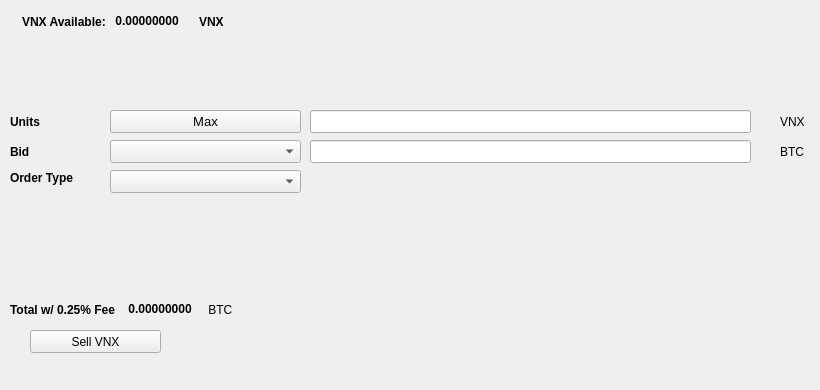
   <widget class="QWidget" name="SellTab">
    <attribute name="title">
     <string>Sell</string>
    </attribute>
    <widget class="QLabel" name="label_16">
     <property name="geometry">
      <rect>
       <x>780</x>
       <y>140</y>
       <width>31</width>
       <height>23</height>
      </rect>
     </property>
     <property name="text">
      <string>BTC</string>
     </property>
    </widget>
    <widget class="QComboBox" name="SellBidcomboBox">
     <property name="geometry">
      <rect>
       <x>110</x>
       <y>140</y>
       <width>191</width>
       <height>23</height>
      </rect>
     </property>
     <property name="font">
      <font>
       <pointsize>10</pointsize>
      </font>
     </property>
    </widget>
    <widget class="QLabel" name="label_18">
     <property name="geometry">
      <rect>
       <x>10</x>
       <y>110</y>
       <width>46</width>
       <height>23</height>
      </rect>
     </property>
     <property name="font">
      <font>
       <weight>75</weight>
       <bold>true</bold>
      </font>
     </property>
     <property name="text">
      <string>Units</string>
     </property>
    </widget>
    <widget class="QPushButton" name="Sell_Max_Amount">
     <property name="geometry">
      <rect>
       <x>110</x>
       <y>110</y>
       <width>191</width>
       <height>23</height>
      </rect>
     </property>
     <property name="font">
      <font>
       <pointsize>10</pointsize>
      </font>
     </property>
     <property name="text">
      <string>Max</string>
     </property>
    </widget>
    <widget class="QLabel" name="label_20">
     <property name="geometry">
      <rect>
       <x>10</x>
       <y>170</y>
       <width>91</width>
       <height>16</height>
      </rect>
     </property>
     <property name="font">
      <font>
       <weight>75</weight>
       <bold>true</bold>
      </font>
     </property>
     <property name="text">
      <string>Order Type</string>
     </property>
    </widget>
    <widget class="QComboBox" name="SellOrdertypeCombo">
     <property name="geometry">
      <rect>
       <x>110</x>
       <y>170</y>
       <width>191</width>
       <height>23</height>
      </rect>
     </property>
     <property name="font">
      <font>
       <pointsize>10</pointsize>
      </font>
     </property>
    </widget>
    <widget class="QLabel" name="label_21">
     <property name="geometry">
      <rect>
       <x>10</x>
       <y>140</y>
       <width>46</width>
       <height>23</height>
      </rect>
     </property>
     <property name="font">
      <font>
       <weight>75</weight>
       <bold>true</bold>
      </font>
     </property>
     <property name="text">
      <string>Bid</string>
     </property>
    </widget>
    <widget class="QLabel" name="label_22">
     <property name="geometry">
      <rect>
       <x>780</x>
       <y>110</y>
       <width>31</width>
       <height>23</height>
      </rect>
     </property>
     <property name="text">
      <string>VNX</string>
     </property>
    </widget>
    <widget class="QLineEdit" name="UnitsInputVNX">
     <property name="geometry">
      <rect>
       <x>310</x>
       <y>110</y>
       <width>441</width>
       <height>23</height>
      </rect>
     </property>
     <property name="font">
      <font>
       <pointsize>9</pointsize>
       <weight>75</weight>
       <bold>true</bold>
      </font>
     </property>
    </widget>
    <widget class="QLineEdit" name="SellBidPriceEdit">
     <property name="geometry">
      <rect>
       <x>310</x>
       <y>140</y>
       <width>441</width>
       <height>23</height>
      </rect>
     </property>
     <property name="font">
      <font>
       <pointsize>9</pointsize>
       <weight>75</weight>
       <bold>true</bold>
      </font>
     </property>
    </widget>
    <widget class="QPushButton" name="SellVNXBTN">
     <property name="geometry">
      <rect>
       <x>30</x>
       <y>330</y>
       <width>131</width>
       <height>23</height>
      </rect>
     </property>
     <property name="text">
      <string>Sell VNX</string>
     </property>
     <property name="icon">
      <iconset resource="../venox">
       <normaloff>:/icons/bitcoin</normaloff>:/icons/bitcoin</iconset>
     </property>
    </widget>
    <widget class="QWidget" name="layoutWidget3">
     <property name="geometry">
      <rect>
       <x>22</x>
       <y>12</y>
       <width>258</width>
       <height>19</height>
      </rect>
     </property>
     <layout class="QHBoxLayout" name="horizontalLayout">
      <item>
       <widget class="QLabel" name="label232_2">
        <property name="font">
         <font>
          <weight>75</weight>
          <bold>true</bold>
         </font>
        </property>
        <property name="text">
         <string>VNX Available:</string>
        </property>
       </widget>
      </item>
      <item>
       <widget class="QLabel" name="VNXAvailableLabel">
        <property name="palette">
         <palette>
          <active>
           <colorrole role="WindowText">
            <brush brushstyle="SolidPattern">
             <color alpha="255">
              <red>0</red>
              <green>0</green>
              <blue>0</blue>
             </color>
            </brush>
           </colorrole>
           <colorrole role="Button">
            <brush brushstyle="SolidPattern">
             <color alpha="255">
              <red>0</red>
              <green>170</green>
              <blue>0</blue>
             </color>
            </brush>
           </colorrole>
           <colorrole role="Light">
            <brush brushstyle="SolidPattern">
             <color alpha="255">
              <red>0</red>
              <green>255</green>
              <blue>0</blue>
             </color>
            </brush>
           </colorrole>
           <colorrole role="Midlight">
            <brush brushstyle="SolidPattern">
             <color alpha="255">
              <red>0</red>
              <green>212</green>
              <blue>0</blue>
             </color>
            </brush>
           </colorrole>
           <colorrole role="Dark">
            <brush brushstyle="SolidPattern">
             <color alpha="255">
              <red>0</red>
              <green>85</green>
              <blue>0</blue>
             </color>
            </brush>
           </colorrole>
           <colorrole role="Mid">
            <brush brushstyle="SolidPattern">
             <color alpha="255">
              <red>0</red>
              <green>113</green>
              <blue>0</blue>
             </color>
            </brush>
           </colorrole>
           <colorrole role="Text">
            <brush brushstyle="SolidPattern">
             <color alpha="255">
              <red>0</red>
              <green>170</green>
              <blue>0</blue>
             </color>
            </brush>
           </colorrole>
           <colorrole role="BrightText">
            <brush brushstyle="SolidPattern">
             <color alpha="255">
              <red>255</red>
              <green>255</green>
              <blue>255</blue>
             </color>
            </brush>
           </colorrole>
           <colorrole role="ButtonText">
            <brush brushstyle="SolidPattern">
             <color alpha="255">
              <red>0</red>
              <green>0</green>
              <blue>0</blue>
             </color>
            </brush>
           </colorrole>
           <colorrole role="Base">
            <brush brushstyle="SolidPattern">
             <color alpha="255">
              <red>255</red>
              <green>255</green>
              <blue>255</blue>
             </color>
            </brush>
           </colorrole>
           <colorrole role="Window">
            <brush brushstyle="SolidPattern">
             <color alpha="255">
              <red>0</red>
              <green>170</green>
              <blue>0</blue>
             </color>
            </brush>
           </colorrole>
           <colorrole role="Shadow">
            <brush brushstyle="SolidPattern">
             <color alpha="255">
              <red>0</red>
              <green>0</green>
              <blue>0</blue>
             </color>
            </brush>
           </colorrole>
           <colorrole role="AlternateBase">
            <brush brushstyle="SolidPattern">
             <color alpha="255">
              <red>127</red>
              <green>212</green>
              <blue>127</blue>
             </color>
            </brush>
           </colorrole>
           <colorrole role="ToolTipBase">
            <brush brushstyle="SolidPattern">
             <color alpha="255">
              <red>255</red>
              <green>255</green>
              <blue>220</blue>
             </color>
            </brush>
           </colorrole>
           <colorrole role="ToolTipText">
            <brush brushstyle="SolidPattern">
             <color alpha="255">
              <red>0</red>
              <green>0</green>
              <blue>0</blue>
             </color>
            </brush>
           </colorrole>
          </active>
          <inactive>
           <colorrole role="WindowText">
            <brush brushstyle="SolidPattern">
             <color alpha="255">
              <red>0</red>
              <green>0</green>
              <blue>0</blue>
             </color>
            </brush>
           </colorrole>
           <colorrole role="Button">
            <brush brushstyle="SolidPattern">
             <color alpha="255">
              <red>0</red>
              <green>170</green>
              <blue>0</blue>
             </color>
            </brush>
           </colorrole>
           <colorrole role="Light">
            <brush brushstyle="SolidPattern">
             <color alpha="255">
              <red>0</red>
              <green>255</green>
              <blue>0</blue>
             </color>
            </brush>
           </colorrole>
           <colorrole role="Midlight">
            <brush brushstyle="SolidPattern">
             <color alpha="255">
              <red>0</red>
              <green>212</green>
              <blue>0</blue>
             </color>
            </brush>
           </colorrole>
           <colorrole role="Dark">
            <brush brushstyle="SolidPattern">
             <color alpha="255">
              <red>0</red>
              <green>85</green>
              <blue>0</blue>
             </color>
            </brush>
           </colorrole>
           <colorrole role="Mid">
            <brush brushstyle="SolidPattern">
             <color alpha="255">
              <red>0</red>
              <green>113</green>
              <blue>0</blue>
             </color>
            </brush>
           </colorrole>
           <colorrole role="Text">
            <brush brushstyle="SolidPattern">
             <color alpha="255">
              <red>0</red>
              <green>170</green>
              <blue>0</blue>
             </color>
            </brush>
           </colorrole>
           <colorrole role="BrightText">
            <brush brushstyle="SolidPattern">
             <color alpha="255">
              <red>255</red>
              <green>255</green>
              <blue>255</blue>
             </color>
            </brush>
           </colorrole>
           <colorrole role="ButtonText">
            <brush brushstyle="SolidPattern">
             <color alpha="255">
              <red>0</red>
              <green>0</green>
              <blue>0</blue>
             </color>
            </brush>
           </colorrole>
           <colorrole role="Base">
            <brush brushstyle="SolidPattern">
             <color alpha="255">
              <red>255</red>
              <green>255</green>
              <blue>255</blue>
             </color>
            </brush>
           </colorrole>
           <colorrole role="Window">
            <brush brushstyle="SolidPattern">
             <color alpha="255">
              <red>0</red>
              <green>170</green>
              <blue>0</blue>
             </color>
            </brush>
           </colorrole>
           <colorrole role="Shadow">
            <brush brushstyle="SolidPattern">
             <color alpha="255">
              <red>0</red>
              <green>0</green>
              <blue>0</blue>
             </color>
            </brush>
           </colorrole>
           <colorrole role="AlternateBase">
            <brush brushstyle="SolidPattern">
             <color alpha="255">
              <red>127</red>
              <green>212</green>
              <blue>127</blue>
             </color>
            </brush>
           </colorrole>
           <colorrole role="ToolTipBase">
            <brush brushstyle="SolidPattern">
             <color alpha="255">
              <red>255</red>
              <green>255</green>
              <blue>220</blue>
             </color>
            </brush>
           </colorrole>
           <colorrole role="ToolTipText">
            <brush brushstyle="SolidPattern">
             <color alpha="255">
              <red>0</red>
              <green>0</green>
              <blue>0</blue>
             </color>
            </brush>
           </colorrole>
          </inactive>
          <disabled>
           <colorrole role="WindowText">
            <brush brushstyle="SolidPattern">
             <color alpha="255">
              <red>0</red>
              <green>85</green>
              <blue>0</blue>
             </color>
            </brush>
           </colorrole>
           <colorrole role="Button">
            <brush brushstyle="SolidPattern">
             <color alpha="255">
              <red>0</red>
              <green>170</green>
              <blue>0</blue>
             </color>
            </brush>
           </colorrole>
           <colorrole role="Light">
            <brush brushstyle="SolidPattern">
             <color alpha="255">
              <red>0</red>
              <green>255</green>
              <blue>0</blue>
             </color>
            </brush>
           </colorrole>
           <colorrole role="Midlight">
            <brush brushstyle="SolidPattern">
             <color alpha="255">
              <red>0</red>
              <green>212</green>
              <blue>0</blue>
             </color>
            </brush>
           </colorrole>
           <colorrole role="Dark">
            <brush brushstyle="SolidPattern">
             <color alpha="255">
              <red>0</red>
              <green>85</green>
              <blue>0</blue>
             </color>
            </brush>
           </colorrole>
           <colorrole role="Mid">
            <brush brushstyle="SolidPattern">
             <color alpha="255">
              <red>0</red>
              <green>113</green>
              <blue>0</blue>
             </color>
            </brush>
           </colorrole>
           <colorrole role="Text">
            <brush brushstyle="SolidPattern">
             <color alpha="255">
              <red>0</red>
              <green>85</green>
              <blue>0</blue>
             </color>
            </brush>
           </colorrole>
           <colorrole role="BrightText">
            <brush brushstyle="SolidPattern">
             <color alpha="255">
              <red>255</red>
              <green>255</green>
              <blue>255</blue>
             </color>
            </brush>
           </colorrole>
           <colorrole role="ButtonText">
            <brush brushstyle="SolidPattern">
             <color alpha="255">
              <red>0</red>
              <green>85</green>
              <blue>0</blue>
             </color>
            </brush>
           </colorrole>
           <colorrole role="Base">
            <brush brushstyle="SolidPattern">
             <color alpha="255">
              <red>0</red>
              <green>170</green>
              <blue>0</blue>
             </color>
            </brush>
           </colorrole>
           <colorrole role="Window">
            <brush brushstyle="SolidPattern">
             <color alpha="255">
              <red>0</red>
              <green>170</green>
              <blue>0</blue>
             </color>
            </brush>
           </colorrole>
           <colorrole role="Shadow">
            <brush brushstyle="SolidPattern">
             <color alpha="255">
              <red>0</red>
              <green>0</green>
              <blue>0</blue>
             </color>
            </brush>
           </colorrole>
           <colorrole role="AlternateBase">
            <brush brushstyle="SolidPattern">
             <color alpha="255">
              <red>0</red>
              <green>170</green>
              <blue>0</blue>
             </color>
            </brush>
           </colorrole>
           <colorrole role="ToolTipBase">
            <brush brushstyle="SolidPattern">
             <color alpha="255">
              <red>255</red>
              <green>255</green>
              <blue>220</blue>
             </color>
            </brush>
           </colorrole>
           <colorrole role="ToolTipText">
            <brush brushstyle="SolidPattern">
             <color alpha="255">
              <red>0</red>
              <green>0</green>
              <blue>0</blue>
             </color>
            </brush>
           </colorrole>
          </disabled>
         </palette>
        </property>
        <property name="font">
         <font>
          <weight>75</weight>
          <bold>true</bold>
         </font>
        </property>
        <property name="text">
         <string> 0.00000000 </string>
        </property>
        <property name="textInteractionFlags">
         <set>Qt::LinksAccessibleByMouse|Qt::TextSelectableByKeyboard|Qt::TextSelectableByMouse</set>
        </property>
       </widget>
      </item>
      <item>
       <widget class="QLabel" name="labelVNX">
        <property name="font">
         <font>
          <weight>75</weight>
          <bold>true</bold>
         </font>
        </property>
        <property name="text">
         <string>VNX</string>
        </property>
       </widget>
      </item>
     </layout>
    </widget>
    <widget class="QWidget" name="layoutWidget">
     <property name="geometry">
      <rect>
       <x>10</x>
       <y>300</y>
       <width>268</width>
       <height>19</height>
      </rect>
     </property>
     <layout class="QHBoxLayout" name="horizontalLayout_2">
      <item>
       <widget class="QLabel" name="label_19">
        <property name="font">
         <font>
          <weight>75</weight>
          <bold>true</bold>
         </font>
        </property>
        <property name="text">
         <string>Total w/ 0.25% Fee </string>
        </property>
       </widget>
      </item>
      <item>
       <widget class="QLabel" name="SellCostLabel">
        <property name="palette">
         <palette>
          <active>
           <colorrole role="WindowText">
            <brush brushstyle="SolidPattern">
             <color alpha="255">
              <red>0</red>
              <green>0</green>
              <blue>0</blue>
             </color>
            </brush>
           </colorrole>
           <colorrole role="Button">
            <brush brushstyle="SolidPattern">
             <color alpha="255">
              <red>0</red>
              <green>170</green>
              <blue>0</blue>
             </color>
            </brush>
           </colorrole>
           <colorrole role="Light">
            <brush brushstyle="SolidPattern">
             <color alpha="255">
              <red>0</red>
              <green>255</green>
              <blue>0</blue>
             </color>
            </brush>
           </colorrole>
           <colorrole role="Midlight">
            <brush brushstyle="SolidPattern">
             <color alpha="255">
              <red>0</red>
              <green>212</green>
              <blue>0</blue>
             </color>
            </brush>
           </colorrole>
           <colorrole role="Dark">
            <brush brushstyle="SolidPattern">
             <color alpha="255">
              <red>0</red>
              <green>85</green>
              <blue>0</blue>
             </color>
            </brush>
           </colorrole>
           <colorrole role="Mid">
            <brush brushstyle="SolidPattern">
             <color alpha="255">
              <red>0</red>
              <green>113</green>
              <blue>0</blue>
             </color>
            </brush>
           </colorrole>
           <colorrole role="Text">
            <brush brushstyle="SolidPattern">
             <color alpha="255">
              <red>0</red>
              <green>170</green>
              <blue>0</blue>
             </color>
            </brush>
           </colorrole>
           <colorrole role="BrightText">
            <brush brushstyle="SolidPattern">
             <color alpha="255">
              <red>255</red>
              <green>255</green>
              <blue>255</blue>
             </color>
            </brush>
           </colorrole>
           <colorrole role="ButtonText">
            <brush brushstyle="SolidPattern">
             <color alpha="255">
              <red>0</red>
              <green>0</green>
              <blue>0</blue>
             </color>
            </brush>
           </colorrole>
           <colorrole role="Base">
            <brush brushstyle="SolidPattern">
             <color alpha="255">
              <red>255</red>
              <green>255</green>
              <blue>255</blue>
             </color>
            </brush>
           </colorrole>
           <colorrole role="Window">
            <brush brushstyle="SolidPattern">
             <color alpha="255">
              <red>0</red>
              <green>170</green>
              <blue>0</blue>
             </color>
            </brush>
           </colorrole>
           <colorrole role="Shadow">
            <brush brushstyle="SolidPattern">
             <color alpha="255">
              <red>0</red>
              <green>0</green>
              <blue>0</blue>
             </color>
            </brush>
           </colorrole>
           <colorrole role="AlternateBase">
            <brush brushstyle="SolidPattern">
             <color alpha="255">
              <red>127</red>
              <green>212</green>
              <blue>127</blue>
             </color>
            </brush>
           </colorrole>
           <colorrole role="ToolTipBase">
            <brush brushstyle="SolidPattern">
             <color alpha="255">
              <red>255</red>
              <green>255</green>
              <blue>220</blue>
             </color>
            </brush>
           </colorrole>
           <colorrole role="ToolTipText">
            <brush brushstyle="SolidPattern">
             <color alpha="255">
              <red>0</red>
              <green>0</green>
              <blue>0</blue>
             </color>
            </brush>
           </colorrole>
          </active>
          <inactive>
           <colorrole role="WindowText">
            <brush brushstyle="SolidPattern">
             <color alpha="255">
              <red>0</red>
              <green>0</green>
              <blue>0</blue>
             </color>
            </brush>
           </colorrole>
           <colorrole role="Button">
            <brush brushstyle="SolidPattern">
             <color alpha="255">
              <red>0</red>
              <green>170</green>
              <blue>0</blue>
             </color>
            </brush>
           </colorrole>
           <colorrole role="Light">
            <brush brushstyle="SolidPattern">
             <color alpha="255">
              <red>0</red>
              <green>255</green>
              <blue>0</blue>
             </color>
            </brush>
           </colorrole>
           <colorrole role="Midlight">
            <brush brushstyle="SolidPattern">
             <color alpha="255">
              <red>0</red>
              <green>212</green>
              <blue>0</blue>
             </color>
            </brush>
           </colorrole>
           <colorrole role="Dark">
            <brush brushstyle="SolidPattern">
             <color alpha="255">
              <red>0</red>
              <green>85</green>
              <blue>0</blue>
             </color>
            </brush>
           </colorrole>
           <colorrole role="Mid">
            <brush brushstyle="SolidPattern">
             <color alpha="255">
              <red>0</red>
              <green>113</green>
              <blue>0</blue>
             </color>
            </brush>
           </colorrole>
           <colorrole role="Text">
            <brush brushstyle="SolidPattern">
             <color alpha="255">
              <red>0</red>
              <green>170</green>
              <blue>0</blue>
             </color>
            </brush>
           </colorrole>
           <colorrole role="BrightText">
            <brush brushstyle="SolidPattern">
             <color alpha="255">
              <red>255</red>
              <green>255</green>
              <blue>255</blue>
             </color>
            </brush>
           </colorrole>
           <colorrole role="ButtonText">
            <brush brushstyle="SolidPattern">
             <color alpha="255">
              <red>0</red>
              <green>0</green>
              <blue>0</blue>
             </color>
            </brush>
           </colorrole>
           <colorrole role="Base">
            <brush brushstyle="SolidPattern">
             <color alpha="255">
              <red>255</red>
              <green>255</green>
              <blue>255</blue>
             </color>
            </brush>
           </colorrole>
           <colorrole role="Window">
            <brush brushstyle="SolidPattern">
             <color alpha="255">
              <red>0</red>
              <green>170</green>
              <blue>0</blue>
             </color>
            </brush>
           </colorrole>
           <colorrole role="Shadow">
            <brush brushstyle="SolidPattern">
             <color alpha="255">
              <red>0</red>
              <green>0</green>
              <blue>0</blue>
             </color>
            </brush>
           </colorrole>
           <colorrole role="AlternateBase">
            <brush brushstyle="SolidPattern">
             <color alpha="255">
              <red>127</red>
              <green>212</green>
              <blue>127</blue>
             </color>
            </brush>
           </colorrole>
           <colorrole role="ToolTipBase">
            <brush brushstyle="SolidPattern">
             <color alpha="255">
              <red>255</red>
              <green>255</green>
              <blue>220</blue>
             </color>
            </brush>
           </colorrole>
           <colorrole role="ToolTipText">
            <brush brushstyle="SolidPattern">
             <color alpha="255">
              <red>0</red>
              <green>0</green>
              <blue>0</blue>
             </color>
            </brush>
           </colorrole>
          </inactive>
          <disabled>
           <colorrole role="WindowText">
            <brush brushstyle="SolidPattern">
             <color alpha="255">
              <red>0</red>
              <green>85</green>
              <blue>0</blue>
             </color>
            </brush>
           </colorrole>
           <colorrole role="Button">
            <brush brushstyle="SolidPattern">
             <color alpha="255">
              <red>0</red>
              <green>170</green>
              <blue>0</blue>
             </color>
            </brush>
           </colorrole>
           <colorrole role="Light">
            <brush brushstyle="SolidPattern">
             <color alpha="255">
              <red>0</red>
              <green>255</green>
              <blue>0</blue>
             </color>
            </brush>
           </colorrole>
           <colorrole role="Midlight">
            <brush brushstyle="SolidPattern">
             <color alpha="255">
              <red>0</red>
              <green>212</green>
              <blue>0</blue>
             </color>
            </brush>
           </colorrole>
           <colorrole role="Dark">
            <brush brushstyle="SolidPattern">
             <color alpha="255">
              <red>0</red>
              <green>85</green>
              <blue>0</blue>
             </color>
            </brush>
           </colorrole>
           <colorrole role="Mid">
            <brush brushstyle="SolidPattern">
             <color alpha="255">
              <red>0</red>
              <green>113</green>
              <blue>0</blue>
             </color>
            </brush>
           </colorrole>
           <colorrole role="Text">
            <brush brushstyle="SolidPattern">
             <color alpha="255">
              <red>0</red>
              <green>85</green>
              <blue>0</blue>
             </color>
            </brush>
           </colorrole>
           <colorrole role="BrightText">
            <brush brushstyle="SolidPattern">
             <color alpha="255">
              <red>255</red>
              <green>255</green>
              <blue>255</blue>
             </color>
            </brush>
           </colorrole>
           <colorrole role="ButtonText">
            <brush brushstyle="SolidPattern">
             <color alpha="255">
              <red>0</red>
              <green>85</green>
              <blue>0</blue>
             </color>
            </brush>
           </colorrole>
           <colorrole role="Base">
            <brush brushstyle="SolidPattern">
             <color alpha="255">
              <red>0</red>
              <green>170</green>
              <blue>0</blue>
             </color>
            </brush>
           </colorrole>
           <colorrole role="Window">
            <brush brushstyle="SolidPattern">
             <color alpha="255">
              <red>0</red>
              <green>170</green>
              <blue>0</blue>
             </color>
            </brush>
           </colorrole>
           <colorrole role="Shadow">
            <brush brushstyle="SolidPattern">
             <color alpha="255">
              <red>0</red>
              <green>0</green>
              <blue>0</blue>
             </color>
            </brush>
           </colorrole>
           <colorrole role="AlternateBase">
            <brush brushstyle="SolidPattern">
             <color alpha="255">
              <red>0</red>
              <green>170</green>
              <blue>0</blue>
             </color>
            </brush>
           </colorrole>
           <colorrole role="ToolTipBase">
            <brush brushstyle="SolidPattern">
             <color alpha="255">
              <red>255</red>
              <green>255</green>
              <blue>220</blue>
             </color>
            </brush>
           </colorrole>
           <colorrole role="ToolTipText">
            <brush brushstyle="SolidPattern">
             <color alpha="255">
              <red>0</red>
              <green>0</green>
              <blue>0</blue>
             </color>
            </brush>
           </colorrole>
          </disabled>
         </palette>
        </property>
        <property name="font">
         <font>
          <weight>75</weight>
          <bold>true</bold>
         </font>
        </property>
        <property name="autoFillBackground">
         <bool>false</bool>
        </property>
        <property name="text">
         <string> 0.00000000</string>
        </property>
        <property name="textInteractionFlags">
         <set>Qt::LinksAccessibleByMouse|Qt::TextSelectableByMouse</set>
        </property>
       </widget>
      </item>
      <item>
       <widget class="QLabel" name="label_17">
        <property name="font">
         <font>
          <weight>50</weight>
          <bold>false</bold>
         </font>
        </property>
        <property name="text">
         <string> BTC</string>
        </property>
       </widget>
      </item>
     </layout>
    </widget>
    <widget class="QLabel" name="label_23">
     <property name="geometry">
      <rect>
       <x>460</x>
       <y>300</y>
       <width>281</width>
       <height>81</height>
      </rect>
     </property>
     <property name="text">
      <string/>
     </property>
     <property name="pixmap">
      <pixmap>:/images/bittrex</pixmap>
     </property>
    </widget>
   </widget>
